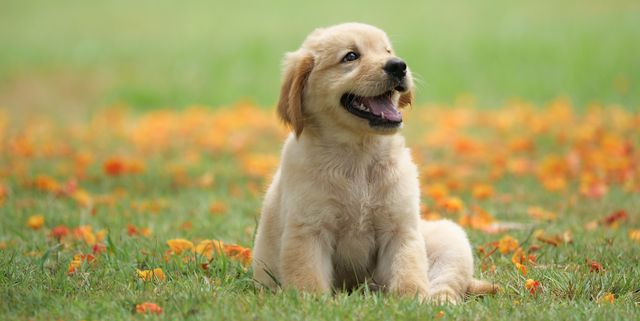
#> input picture component_analysis/SVD/media/dog.jpg, 640 x 321 px, found by its file name
$ jupyter execute 'Image Compression using SVD.ipynb'   (shell and % lines are left out)
#> lines starting #> are read from the running program, lines starting #| are printed output that depends on the picture
## Importing the required libraries

[cell 1]
import os
import numpy as np
from PIL import Image
import matplotlib.pyplot as plt

## Displaying our image

[cell 2]
path = 'dog.jpg'
img = Image.open(path)
#> img is the input picture: PIL image 640x321 RGB; mean R, G, B 163.8, 158.6, 97.6
print("Size(dimension): ",img.size)
#| Size(dimension):  (640, 321)
plt.title("Original Image")
plt.imshow(img)

## Converting to grayscale

[cell 3]
img_grayscale = img.convert('LA')
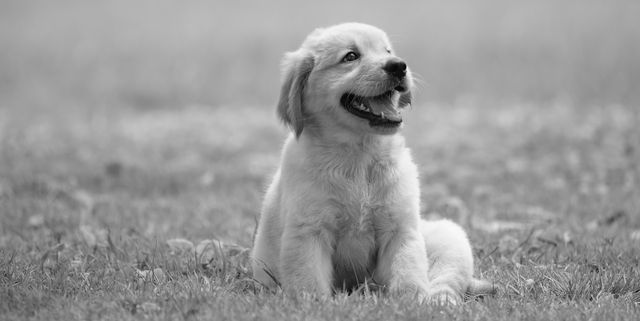
#> img_grayscale: PIL image 640x321 LA; mean R, G, B, A 153.2, 153.2, 153.2, 255
plt.title("Image after converting to grayscale")
plt.imshow(img_grayscale)
plt.savefig('dog_grayscale.png')

## Converting the grayscale image into a numpy matrix

[cell 4]
imgmat = np.array( list(img_grayscale.getdata(band = 0)), float)
imgmat.shape = (img_grayscale.size[1], img_grayscale.size[0])
imgmat = np.matrix(imgmat)

[cell 5]
imgmat.shape
#> Out = (321, 640)

## Copying the original image matrix into another matrix

[cell 6]
A = imgmat
A.shape
#> Out = (321, 640)

## Computing U, V and S for Singular Value Decomposition

In Linear Algebra, the Singular Value Decomposition of an (m x n) real or complex matrix (let's say A) is a factorization of the form A = USV^(T) [ S = Sigma ], where U is an (m x m) real or complex unitary matrix, Sigma is an (m x n) rectangular diagonal matrix with non-negative real numbers on the diagonal, and V is an (n x n) real or complex unitary matrix. If A is real, U and V^(T) = V^(*) are real orthogonal matrices.

The diagonal entries of Sigma are known as the Singular Values of A. The number of non-zero singular values is equal to the rank of A. The columns of U and the columns of V are called the left-singular vectors and right-singular vectors of A, respectively.

In Singular Value Decomposition we are basically studying our matirx using the most fundamental components that is the eigenvectors and eigenvalues, one advantage being that the matrix need not necessarily be a square matrix unlike PCA.

[cell 7]
Ui = A.dot(A.transpose())
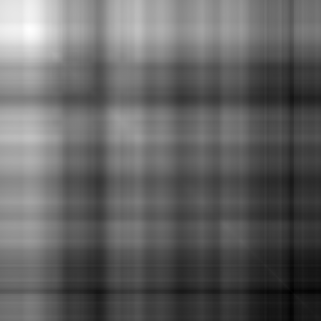
#> Ui: shape (321, 321) float64; min 10951782, max 21723923, mean 15164834.5; drawn with min black and max white
Ui.shape
#> Out = (321, 321)

[cell 8]
Vi = A.transpose().dot(A)
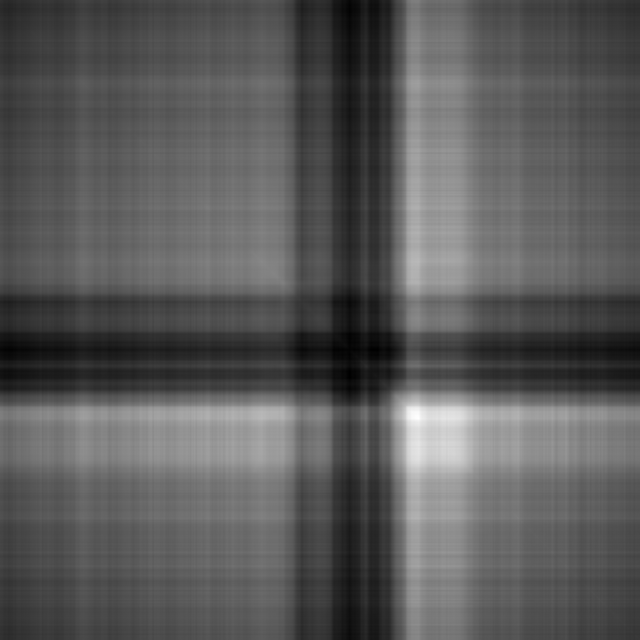
#> Vi: shape (640, 640) float64; min 5113582, max 12153371, mean 7601197.4; drawn with min black and max white
Vi.shape
#> Out = (640, 640)

U here is the eigen vector matrix of AA^(T).

V here is the eigen vector matrix of A^(T)A.

U and V both give the same eigen values.

Sigma or S is a rectangular diagonal matrix that contains the sqaure root of the eigen values of U(or V) which are known as the singular values of A.

Since A^(T)A and AA^(T) are both square matrices hence eigendecomposition can be easily performed on them to generate the eigen values.

[cell 9]
eig_values, U = np.linalg.eig(Ui)
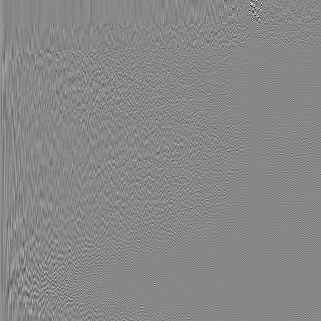
#> U: shape (321, 321) float64; min -0.681, max 0.598, mean 0.000169; drawn with min black and max white
#> eig_values = 321 values, max 4.9e+09 at index 0, min 0.589 at index 249, mean 15627869.5
U = U.real
eig_values.real  #Converting the complex values to real values
U.shape
#> Out = (321, 321)

[cell 10]
V_eig_values, V = np.linalg.eig(Vi)
V = V.real
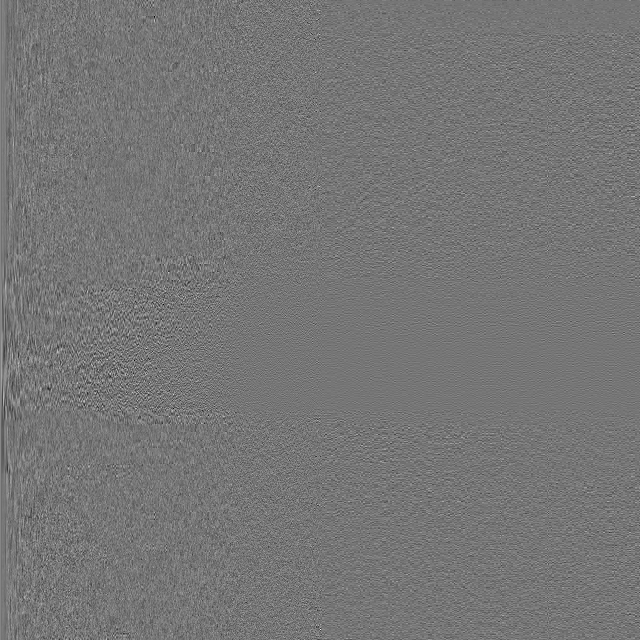
#> V: shape (640, 640) float64; min -0.314, max 0.363, mean 6.97e-05; drawn with min black and max white
V_eig_values.real  #Converting the complex values to real values
V.shape
#> Out = (640, 640)

[cell 11]
Si = np.diag(eig_values)  #Diagonal matrix with the diagonal elements as the eigen values
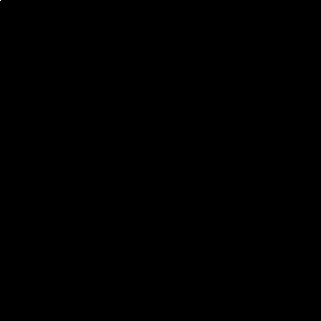
#> Si: shape (321, 321) float64; min 0, max 4.9e+09, mean 48685; drawn with min black and max white
Si = np.sqrt(Si)
S = np.zeros((A.shape[0], A.shape[1]))  #Creating a rectangular matrix that'll act as the base for the actual Sigma matrix
S[:A.shape[0], :A.shape[0]] = Si   #Creating the Sigma(or S) matrix
S.shape
#> Out = (321, 640)

## Undergoing Image Compression

Here, we are consecutively compressing or reducing the quality of our original grayscale image by considering different numbers of singular values each time we run the loop.

[cell 12]
for i in range(5,76,25):
    cmp_img = np.dot(U[:,:i],(np.dot(S[:i,:i],V[:,:i].transpose())))
    plt.imshow(cmp_img, cmap = 'gray')
    title = " Image after =  %s" %i
    plt.title(title)
    plt.show()
#> this loop made 3 passes
#> pass 1, `cmp_img = np.dot(U[:,:i],(np.dot(S[:i,:i],V[:,:i].transpose())))`:
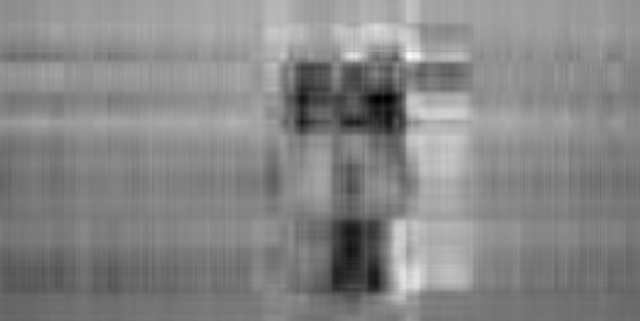
#> cmp_img: shape (321, 640) float64; min 19.56, max 272.6, mean 153.2; drawn with min black and max white
#> pass 2, `cmp_img = np.dot(U[:,:i],(np.dot(S[:i,:i],V[:,:i].transpose())))`:
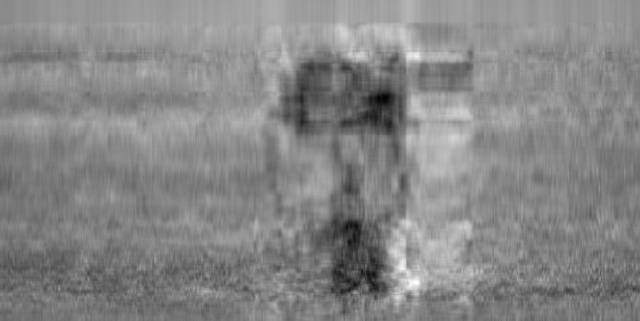
#> cmp_img: shape (321, 640) float64; min -11.03, max 300.5, mean 153.2; drawn with min black and max white
